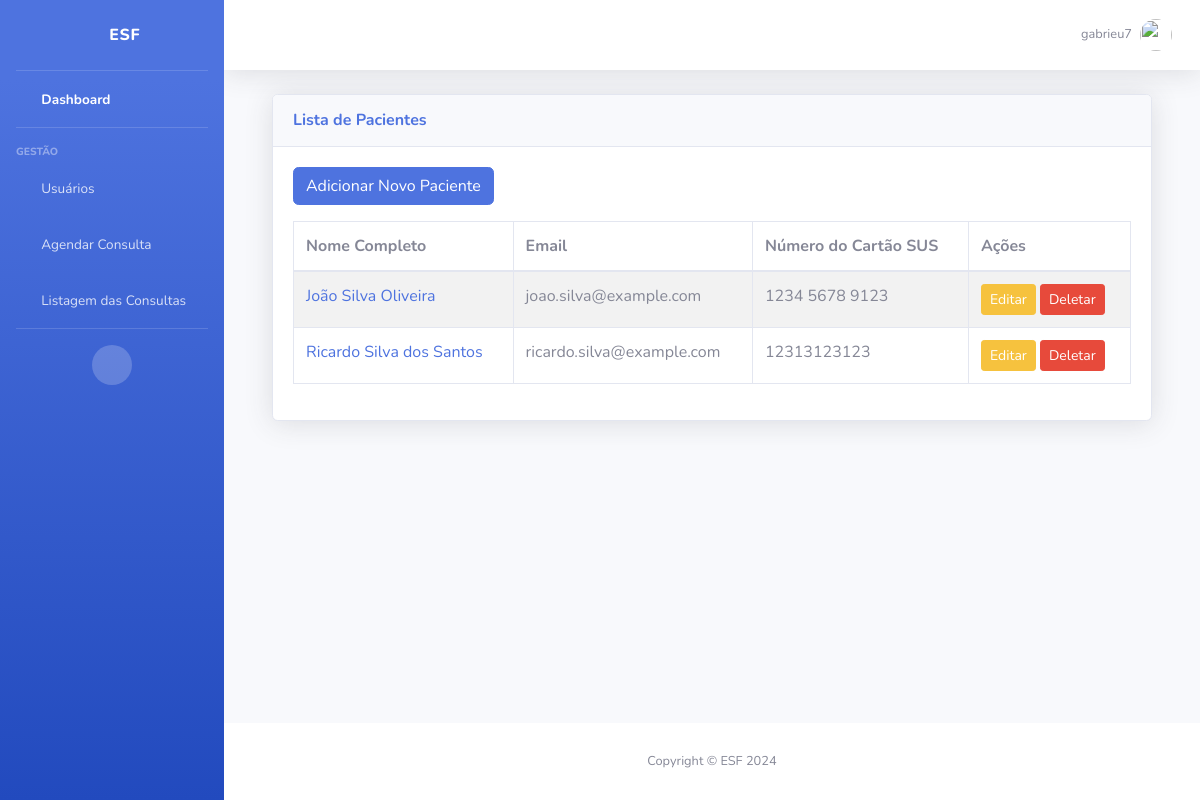
Page /pacientes/ (signed in) on the committed database.
### usuarios/models.py (models this page shows, shortened)
class Usuario(User):
    nome_completo = models.CharField(max_length=255)
    data_nascimento = models.DateField(null=True, blank=True)
    rua = models.CharField(max_length=255)
    num_casa = models.IntegerField()
    uf = models.CharField(max_length=2)
    cpf = models.CharField(max_length=11, unique=True)
    rg = models.CharField(max_length=9, unique=True)
    nome_mae = models.CharField(max_length=255)
    nome_pai = models.CharField(max_length=255, blank=True, null=True)

class Paciente(Usuario):
    num_cartao_sus = models.CharField(max_length=15, unique=True)

class Usuario(User):
    nome_completo = models.CharField(max_length=255)
    data_nascimento = models.DateField(null=True, blank=True)
    rua = models.CharField(max_length=255)
    num_casa = models.IntegerField()
    uf = models.CharField(max_length=2)
    cpf = models.CharField(max_length=11, unique=True)
    rg = models.CharField(max_length=9, unique=True)
    nome_mae = models.CharField(max_length=255)
    nome_pai = models.CharField(max_length=255, blank=True, null=True)

### usuarios/views.py (the view)
# urls.py: path('pacientes/', views.paciente_list, name='paciente_list'),
@login_required
def paciente_list(request):
    pacientes = Paciente.objects.all()
    return render(request, 'pacientes/paciente_list.html', {'pacientes': pacientes})

### templates/pacientes/paciente_list.html
{% extends '_base.html' %}
{% block content %}
    <div class="container-fluid">
        <div class="card shadow mb-4">
            <div class="card-header py-3">
                <h6 class="m-0 font-weight-bold text-primary">Lista de Pacientes</h6>
            </div>
            <div class="card-body">
                <div class="mb-3">
                    <a href="{% url 'paciente_create' %}" class="btn btn-primary">Adicionar Novo Paciente</a>
                </div>
                <div class="table-responsive">
                    <table class="table table-bordered table-striped">
                        <thead>
                            <tr>
                                <th>Nome Completo</th>
                                <th>Email</th>
                                <th>Número do Cartão SUS</th>
                                <th>Ações</th>
                            </tr>
                        </thead>
                        <tbody>
                            {% for paciente in pacientes %}
                            <tr>
                                <td><a href="{% url 'paciente_detail' paciente.pk %}">{{ paciente.nome_completo }}</a></td>
                                <td>{{ paciente.email }}</td>
                                <td>{{ paciente.num_cartao_sus }}</td>
                                <td>
                                    <a href="{% url 'paciente_update' paciente.pk %}" class="btn btn-warning btn-sm">Editar</a>
                                    <a href="{% url 'paciente_delete' paciente.pk %}" class="btn btn-danger btn-sm">Deletar</a>
                                </td>
                            </tr>
                            {% endfor %}
                        </tbody>
                    </table>
                </div>
            </div>
        </div>
    </div>
{% endblock %}

### templates/_base.html (shortened to what this page needs)
{% load static %}
<!DOCTYPE html>
<html lang="en">
<head>
    <link href="{% static 'vendor/fontawesome-free/css/all.min.css' %}" rel="stylesheet" type="text/css">
    <link href="{% static 'css/sb-admin-2.min.css' %}" rel="stylesheet">
</head>
<body id="page-top">
    <div id="wrapper">
        <ul class="navbar-nav bg-gradient-primary sidebar sidebar-dark accordion" id="accordionSidebar">
            <a class="sidebar-brand d-flex align-items-center justify-content-center" href="{% url "home" %}">
                <div class="sidebar-brand-icon">
                    <i class="fas fa-hospital"></i>
                </div>
                <div class="sidebar-brand-text mx-3">ESF</div>
            </a>
            <hr class="sidebar-divider my-0">
            <li class="nav-item active">
                <a class="nav-link" href="">
                    <i class="fas fa-fw fa-tachometer-alt"></i>
                    <span>Dashboard</span>
                </a>
            </li>
            <hr class="sidebar-divider">
            <div class="sidebar-heading">
                Gestão
            </div>
                    <li class="nav-item">
                        <a class="nav-link" href="{% url "usuario_list" %}">
                            <i class="fas fa-fw fa-user-injured"></i>
                            <span>Usuários</span>
                        </a>
                    </li>
            <li class="nav-item">
                <a class="nav-link" href="{% url "consulta_create" %}">
                    <i class="fas fa-fw fa-calendar-alt"></i>
                    <span>Agendar Consulta</span>
                </a>
            </li>
            <li class="nav-item">
                <a class="nav-link" href="{% url "consulta_list" %}">
                    <i class="fas fa-fw fa-calendar-alt"></i>
                    <span>Listagem das Consultas</span>
                </a>
            </li>
            <hr class="sidebar-divider d-none d-md-block">
            <div class="text-center d-none d-md-inline">
                <button class="rounded-circle border-0" id="sidebarToggle"></button>
            </div>
        </ul>
        <div id="content-wrapper" class="d-flex flex-column">
            <div id="content">
                <nav class="navbar navbar-expand navbar-light bg-white topbar mb-4 static-top shadow">
                    <ul class="navbar-nav ml-auto">
                            {% if user.is_authenticated %}
                                <li class="nav-item dropdown no-arrow">
                                    <a class="nav-link dropdown-toggle" href="#" id="userDropdown" role="button" data-toggle="dropdown" aria-haspopup="true" aria-expanded="false">
                                        <span class="mr-2 d-none d-lg-inline text-gray-600 small">{{ user.username }}</span>
                                        <img class="img-profile rounded-circle" src="{% static 'img/undraw_profile.svg' %}">
                                    </a>
                            {% else %}
                                    <a class="btn btn-primary" href="{% url 'login' %}">
                                        <i class="fas fa-sign-in-alt fa-sm fa-fw mr-2 text-white-400"></i>
                                        Login
                                    </a>
                            {% endif %}
                        </li>
                    </ul>
                </nav>
                <div class="container-fluid">
                    {% block content %}
                    {% endblock %}
                </div>
            </div>
            <footer class="sticky-footer bg-white">
                <div class="container my-auto">
                    <div class="copyright text-center my-auto">
                        <span>Copyright &copy; ESF 2024</span>
                    </div>
                </div>
            </footer>
        </div>
    </div>
</body>
</html>

### rows in the picture
Paciente: nome_completo "João Silva Oliveira", email "joao.silva@example.com", num_cartao_sus "1234 5678 9123"
Paciente: nome_completo "Ricardo Silva dos Santos", email "ricardo.silva@example.com", num_cartao_sus "12313123123"

### other values in the picture
{{ user.username }} "gabrieu7"
